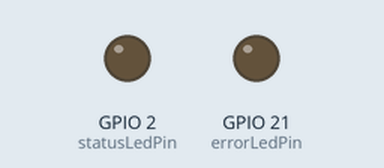
This program was run on a simulated ESP32. On the bench: output pins drawn as LEDs (lit = HIGH). WiFi joins after 1.5 s; servers stay silent unless stated; random numbers use the default seed unless the program sets one; no MQTT or app messages arrive unless stated; what the program prints to the serial monitor is not drawn.

Above: at 0.6 s.
At 1.9 s:
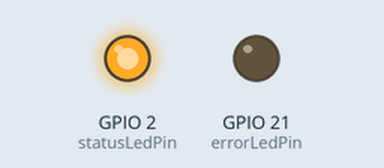
Timing chart, 0 to 3.4 s (numbered marks = the images above):
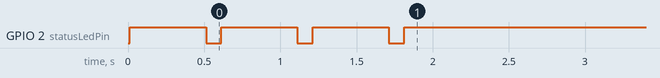

The program:

main.cpp
```cpp
/*
 *  Envio de mensajes a un broker MQTT publico de EMQX
 *  Autor: Luis Ángel Cruz Díaz
 *  Fecha: 20 de noviembre de 2023
 *
 *  Se requiere de la librería WiFi.h, PubSubClient.h y WiFiClientSecure.h
 *  para el manejo de la conexión a la red WiFi y el envío de mensajes MQTT,
 *  también se requiere de la librería Ticker.h para el manejo del tiempo no bloqueante
 *
 *  En este ejemplo se envía un mensaje JSON con la temperatura y humedad simulada
 *  de un sensor, el mensaje se envía cada 5 segundos al broker MQTT de EMQX, también
 *  se conectó un led al puerto D21 para indicar un error de conexión.
 *
 *  El broker MQTT de EMQX es un broker público y gratuito, por lo que no se requiere
 *  de un usuario y contraseña para conectarse, sin embargo, se requiere de un certificado
 *  de seguridad para la conexión, el certificado se encuentra en la variable ca_cert.
 */

#include <Arduino.h>
#include <WiFi.h>
#include <PubSubClient.h>
#include <WiFiClientSecure.h>
#include <Ticker.h>

Ticker timer;   // Objeto para manejar el tiempo no bloqueante

// Variables de configuración de red
const char *ssid = "SSID";                      // Remplazar con el nombre de tu red WiFi
const char *password = "Password";              // Remplazar con la contraseña de tu red WiFi
const char* device_name = "nombre_dispositivo"; // Nombre del dispositivo

// Variables para el manejo de errores
byte cont = 0;
byte max_intentos = 50;
int statusLedPin = 2;   // Led interno del ESP32
int errorLedPin = 21;   // Led conectado al puerto D21

unsigned int msgTime = 5000;    // Tiempo de espera entre mensajes

// Variables de configuración de MQTT
const char *mqtt_broker = "broker.emqx.io";     // Remplazar con la dirección de tu broker MQTT
const char *mqtt_topic = "prueba/temperatura";  // Remplazar con el topic de tu broker MQTT
const char *mqtt_username = device_name;
const char *mqtt_password = "public";
const int mqtt_port = 8883;

WiFiClientSecure esp_client;
PubSubClient mqtt_client(esp_client);

const char *ca_cert = R"EOF(
-----BEGIN CERTIFICATE-----
MIIDrzCCApegAwIBAgIQCDvgVpBCRrGhdWrJWZHHSjANBgkqhkiG9w0BAQUFADBh
MQswCQYDVQQGEwJVUzEVMBMGA1UEChMMRGlnaUNlcnQgSW5jMRkwFwYDVQQLExB3
d3cuZGlnaWNlcnQuY29tMSAwHgYDVQQDExdEaWdpQ2VydCBHbG9iYWwgUm9vdCBD
QTAeFw0wNjExMTAwMDAwMDBaFw0zMTExMTAwMDAwMDBaMGExCzAJBgNVBAYTAlVT
MRUwEwYDVQQKEwxEaWdpQ2VydCBJbmMxGTAXBgNVBAsTEHd3dy5kaWdpY2VydC5j
b20xIDAeBgNVBAMTF0RpZ2lDZXJ0IEdsb2JhbCBSb290IENBMIIBIjANBgkqhkiG
9w0BAQEFAAOCAQ8AMIIBCgKCAQEA4jvhEXLeqKTTo1eqUKKPC3eQyaKl7hLOllsB
CSDMAZOnTjC3U/dDxGkAV53ijSLdhwZAAIEJzs4bg7/fzTtxRuLWZscFs3YnFo97
nh6Vfe63SKMI2tavegw5BmV/Sl0fvBf4q77uKNd0f3p4mVmFaG5cIzJLv07A6Fpt
43C/dxC//AH2hdmoRBBYMql1GNXRor5H4idq9Joz+EkIYIvUX7Q6hL+hqkpMfT7P
T19sdl6gSzeRntwi5m3OFBqOasv+zbMUZBfHWymeMr/y7vrTC0LUq7dBMtoM1O/4
gdW7jVg/tRvoSSiicNoxBN33shbyTApOB6jtSj1etX+jkMOvJwIDAQABo2MwYTAO
BgNVHQ8BAf8EBAMCAYYwDwYDVR0TAQH/BAUwAwEB/zAdBgNVHQ4EFgQUA95QNVbR
TLtm8KPiGxvDl7I90VUwHwYDVR0jBBgwFoAUA95QNVbRTLtm8KPiGxvDl7I90VUw
DQYJKoZIhvcNAQEFBQADggEBAMucN6pIExIK+t1EnE9SsPTfrgT1eXkIoyQY/Esr
hMAtudXH/vTBH1jLuG2cenTnmCmrEbXjcKChzUyImZOMkXDiqw8cvpOp/2PV5Adg
06O/nVsJ8dWO41P0jmP6P6fbtGbfYmbW0W5BjfIttep3Sp+dWOIrWcBAI+0tKIJF
PnlUkiaY4IBIqDfv8NZ5YBberOgOzW6sRBc4L0na4UU+Krk2U886UAb3LujEV0ls
YSEY1QSteDwsOoBrp+uvFRTp2InBuThs4pFsiv9kuXclVzDAGySj4dzp30d8tbQk
CAUw7C29C79Fv1C5qfPrmAESrciIxpg0X40KPMbp1ZWVbd4=
-----END CERTIFICATE-----
)EOF";

void setup_wifi() {
    delay(10);
    // Mensajes de intento de conexión
    Serial.println();
    Serial.print("Conectando a: ");
    Serial.print(ssid);
    Serial.print(" ");

    // Funciones de conexión
    WiFi.begin(ssid, password);

    // Secuencia que hace parpadear los leds durante el intento de conexión.
    while (WiFi.status() != WL_CONNECTED and cont < max_intentos) {
        cont++;
        digitalWrite (statusLedPin, HIGH);
        delay(500);
        digitalWrite (statusLedPin, LOW);
        Serial.print(".");  // Indicador de progreso
        delay (100); // Espera asimetrica para dar la sensación de parpadeo al led
    }

    // Esta función mejora los resultados de las funciones aleatorias y toma como semilla el contador de tiempo
    randomSeed(micros());

    // Mensajes de confirmación
    if(cont < max_intentos){
        Serial.println("\n*************************");
        digitalWrite(statusLedPin, HIGH);
        digitalWrite(errorLedPin, LOW);
        Serial.print("Conectado a la red WiFi: ");
        Serial.println(WiFi.SSID());
        Serial.print("IP: ");
        Serial.println(WiFi.localIP());
        Serial.print("macAddress: ");
        Serial.println(WiFi.macAddress());
        Serial.println("*************************");
    }else{
        Serial.println("-------------------------------");
        Serial.println("Error de conexion");
        digitalWrite (statusLedPin, LOW);
        digitalWrite (errorLedPin, HIGH);
        Serial.println("-------------------------------");
    }
}

void connectToMQTT() {
    while (!mqtt_client.connected()) {
        String clientId = String(device_name);
        clientId += "_" + String(random(0xffff), HEX);
        Serial.println("Conectando al broker MQTT como " + String(clientId.c_str()));
        if (mqtt_client.connect(clientId.c_str(), mqtt_username, mqtt_password)) {
            Serial.println("Broker MQTT conectado");
            mqtt_client.subscribe(mqtt_topic);
        } else {
            Serial.print("Error al conectar al broker MQTT:: Estado:");
            Serial.print(mqtt_client.state());
            Serial.println("Intentando de nuevo en 5 segundos");
            delay(5000);
        }
    }
}

void enviarJSON(){
    String json = "{\"id\":\""+ String(device_name) + "\",\"temp\":"+ String(25.4) + ",\"hum\":"+String(60)+"}";
    // Serial.println(json); ¡
    int str_len = json.length() + 1;            // Calcula la longitud del string
    char char_array[str_len];                   // Crea un array de char con la longitud calculada
    json.toCharArray(char_array, str_len);      // Convierte el string a un array de char
    mqtt_client.publish(mqtt_topic, char_array);// Publica el mensaje en el topic
}

void setup() {
    Serial.begin(115200);
    pinMode(statusLedPin, OUTPUT);
    pinMode(errorLedPin, OUTPUT);
    setup_wifi();                                   // Conecta a la red WiFi
    esp_client.setCACert(ca_cert);                  // Configura el certificado de seguridad
    mqtt_client.setServer(mqtt_broker, mqtt_port);  // Configura el broker MQTT
    mqtt_client.setKeepAlive(60);                   // Configura el tiempo de espera
    connectToMQTT();                                // Conecta al broker MQTT
    timer.attach_ms(msgTime, enviarJSON);           // Configura el tiempo de las interrupciones
}

void loop() {
    if(!mqtt_client.connected()){
        connectToMQTT();
    }else{
        mqtt_client.loop();
    }
}
```
